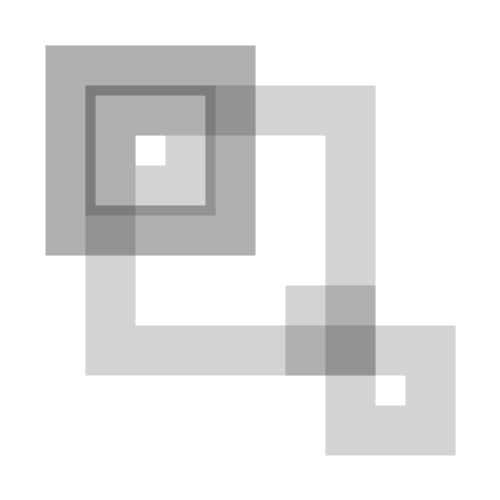
Frame 1 (no input)
Frame 60 (the mouse pressed at the canvas centre just before this capture): identical to frame 1, image omitted
Frame 120 (the mouse held since frame 60 and released just before this capture): identical to frame 1, image omitted

The Processing sketch that drew this single still picture (run headless with seeded random() and noise(); from frame 60 on, the mouse is pressed at the canvas centre):

// Processing sketch: shapes0
// ── shapes0.pde
void setup() {
    size(500, 500);
}

void draw() {
    background(255);
     
    strokeWeight(50);
    stroke(30, 50);
    noFill();
     
    rect(30 + 80, 30 + 80, 80, 80);
    rect(30 + 40, 30 + 40, 160, 160);
    rect(30 + 40, 30 + 40, 160, 160);
    rect(30 + 80, 30 + 80, 240, 240);
     
    rect(30 + 280, 30 + 280, 40, 40);
    rect(30 + 320, 30 + 320, 80, 80);
}
